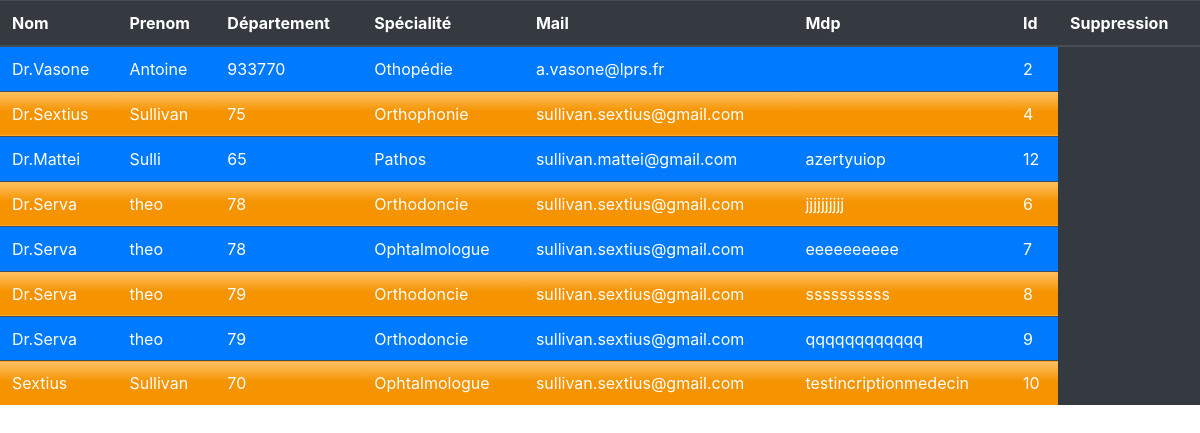
Page /traitement/traitement_vue_donnee_medecin.php on the committed database.
### tables this page shows
CREATE TABLE IF NOT EXISTS `medecin` (
  `id` int(11) NOT NULL AUTO_INCREMENT,
  `nom` varchar(40) NOT NULL,
  `prenom` varchar(40) NOT NULL,
  `departement` varchar(40) NOT NULL,
  `specialite` varchar(40) NOT NULL,
  `mail` varchar(40) NOT NULL,
  `mdp` varchar(40) NOT NULL,
  `image_profil` text NOT NULL,
  PRIMARY KEY (`id`)
);

### traitement/traitement_vue_donnee_medecin.php (the view, shortened to what this page needs)
<link rel="stylesheet" href="https://cdn.jsdelivr.net/npm/bootstrap@4.5.3/dist/css/bootstrap.min.css">
<?php
require_once($_SERVER['DOCUMENT_ROOT']."/HSP_Site_Web/medico/manager/manager.php");
$manager = new Manager();
$db = $manager->connexion_bd();
$medecin = "SELECT nom,prenom,departement,specialite,mail,mdp,id from medecin";
$request = $db->query($medecin);
$tab_connect = $request->fetchall();
 ?>
 <table class="table table-dark">
   <thead class="">
     <tr>
       <th scope="col">Nom</th>
       <th scope="col">Prenom</th>
       <th scope="col">Département</th>
       <th scope="col">Spécialité</th>
       <th scope="col">Mail</th>
       <th scope="col">Mdp</th>
         <th scope="col">Id</th>
          <th scope="col">Suppression</th>
     </tr>
   </thead>
   <tbody>
      <?php for ($i=0; $i < count($tab_connect); $i++) {?>
         <tr>
      <?php  foreach (array_unique($tab_connect[$i]) as $key => $value) {
        if($i%2 ==0){
          $class = 'bg-primary';
        }else { $class = 'orange';}
        ?>
          <td class=<?php echo $class; ?>><?php echo $value; ?></td>
  <?php       if($key == 'id'){ echo "<td class=".$class."><a href='traitement_suppression_medecin.php?delete=$value'class='btn btn-danger'>Supprimer<a/></td>";} } ?> </tr>
   <?php if($i%6 == 0){   echo "<tr></tr>";}
      }
    ?>
   </tbody>
 </table>

### traitement/traitement_vue_donnee_medecin.php (style rules this page uses)
.orange { background: linear-gradient(180deg, #ffc164 0%, #f59300 46.12%, #f59300 97.02%); }

### rows in the picture
medecin: nom "Dr.Vasone", prenom "Antoine", departement "933770", specialite "Othopédie", mail "a.vasone@lprs.fr", id "2"
medecin: nom "Dr.Sextius", prenom "Sullivan", departement "75", specialite "Orthophonie", mail "sullivan.sextius@gmail.com", id "4"
medecin: nom "Dr.Mattei", prenom "Sulli", departement "65", specialite "Pathos", mail "sullivan.mattei@gmail.com", mdp "azertyuiop", id "12"
medecin: nom "Dr.Serva", prenom "theo", departement "78", specialite "Orthodoncie", mail "sullivan.sextius@gmail.com", mdp "jjjjjjjjjj", id "6"
medecin: nom "Dr.Serva", prenom "theo", departement "78", specialite "Ophtalmologue", mail "sullivan.sextius@gmail.com", mdp "eeeeeeeeee", id "7"
medecin: nom "Dr.Serva", prenom "theo", departement "79", specialite "Orthodoncie", mail "sullivan.sextius@gmail.com", mdp "ssssssssss", id "8"
medecin: nom "Dr.Serva", prenom "theo", departement "79", specialite "Orthodoncie", mail "sullivan.sextius@gmail.com", mdp "qqqqqqqqqqqq", id "9"
medecin: nom "Sextius", prenom "Sullivan", departement "70", specialite "Ophtalmologue", mail "sullivan.sextius@gmail.com", mdp "testincriptionmedecin", id "10"
